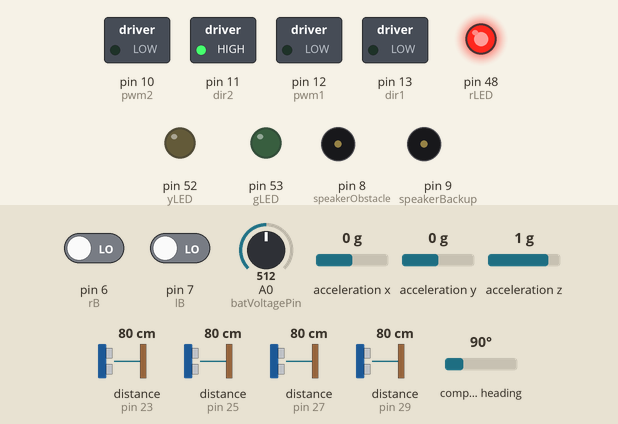
Simulated run of this sketch. Board: Arduino Mega 2560, built with avr-gcc and run on an emulated ATmega2560. Parts: switched loads named in the sketch (green lamp = pin HIGH), output pins drawn as LEDs (lit = HIGH), buzzer (waves = sounding, pin HIGH). Wiring (inferred from the names in the program): 4 × ultrasonic range finder: trigger pin 22, echo pin 23 / trigger pin 24, echo pin 25 / trigger pin 26, echo pin 27 / trigger pin 28, echo pin 29. Inputs (shaded band) come from the test bench; at power-on: distance to the obstacle (sensors on pin 25, pin 27, pin 23, pin 29) 80 cm, A0 (batVoltagePin) = 512, pin 6 (rB) LOW, pin 7 (lB) LOW, acceleration x 0 g, acceleration y 0 g, acceleration z 1 g, compass heading 90°. The echo pulse lasts 58.3 µs per cm; pins used as bus, display or sensor lines are not drawn.

Above: at 2.2 s.
2.3 s: distance to the obstacle (sensor on pin 25) set to 88 cm
At 3.8 s:
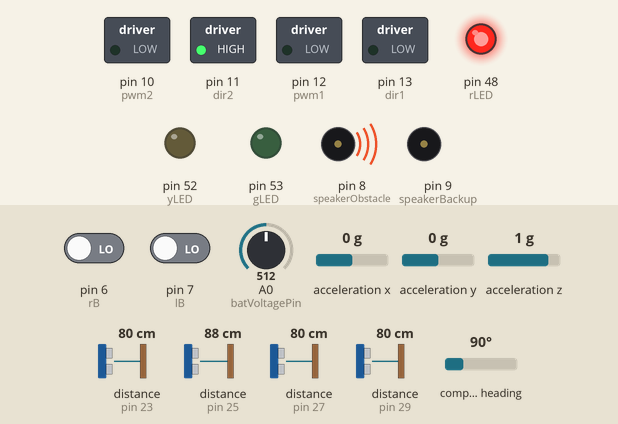
4.1 s: A0 (batVoltagePin) set to 529
6.2 s: A0 (batVoltagePin) set to 550
At 7.1 s:
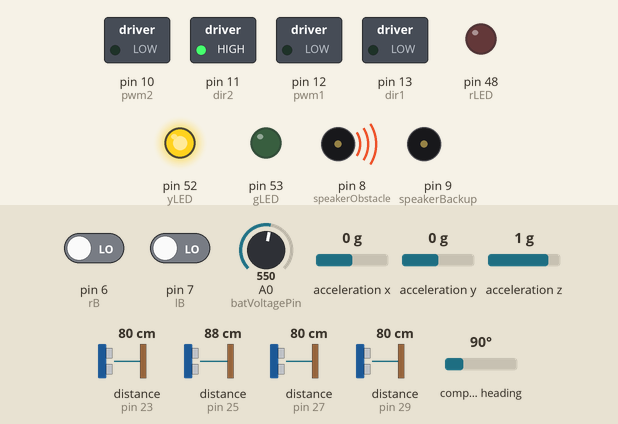
8.3 s: distance to the obstacle (sensor on pin 27) set to 250 cm
9.8 s: A0 (batVoltagePin) set to 716
At 10.6 s:
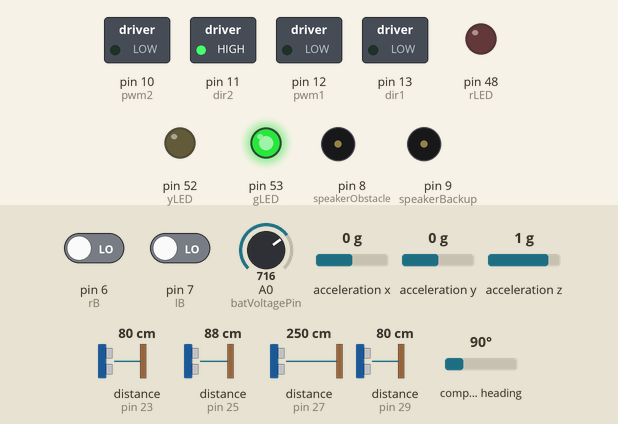
11.3 s: distance to the obstacle (sensor on pin 27) set to 94 cm
12.8 s: distance to the obstacle (sensor on pin 27) set to 88 cm
At 13.1 s:
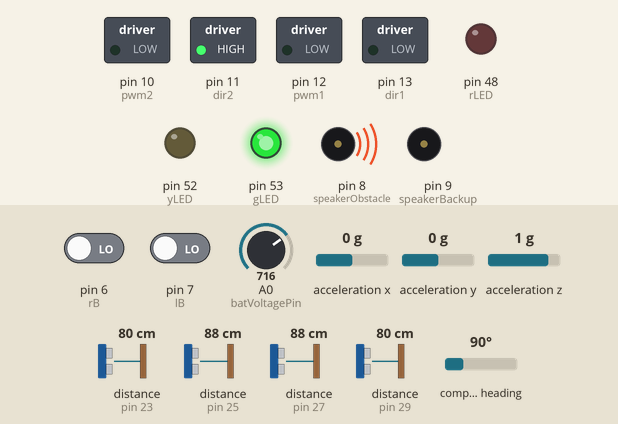
Timing chart, 0 to 15.3 s (numbered marks = the images above; inputs shaded):
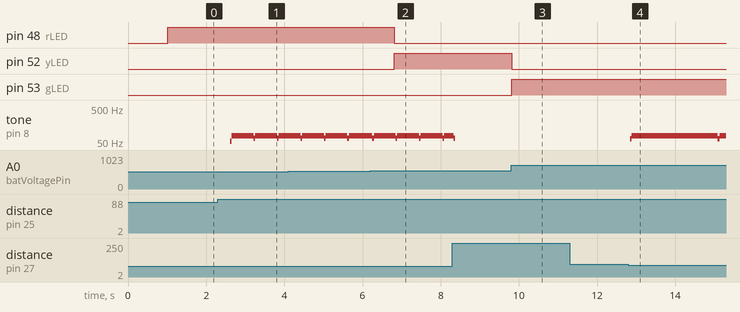

The sketch:

smoothed2.ino
```cpp
#include <Wire.h>
#include <Adafruit_Sensor.h>
#include <Adafruit_BNO055.h>
#include <utility/imumaths.h>

#define BNO055_SAMPLERATE_DELAY_MS (100)
//pins for the motor driver
#define dir1 13
#define pwm1 12
#define dir2 11
#define pwm2 10
#define rB 6
#define lB 7
//pins for the five ultrasonics (22-31)
#define trig1 22
#define echo1 23
#define trig2 24
#define echo2 25
#define trig3 26
#define echo3 27
#define trig4 28
#define echo4 29
#define trig5 30
#define echo5 31

//speaker enable pins
#define speakerObstacle 8 //obstacle alert
#define speakerBackup 9 //curb alert
//ultrasonic sensors @36degrees yields readings of about 40-50
#define dropThreshHold 35
#define obstacleThreshHold 150
//battery indicator LEDs and analog pin
#define gLED 53
#define yLED 52
#define rLED 48
#define batVoltagePin 0

//////////////////////////////////////////////////////////////////////////////////////////////////////////////
//////////////////////////////////////////////////////////////////////////////////////////////////////////////

Adafruit_BNO055 bno = Adafruit_BNO055();

boolean motorOn = false;
boolean rightB, leftB;
int dutyCycle;
int duration = 0;

//arrays used for sensor data smoothing
const int lowAveraging = 5;
const int midAveraging = 25;
const int highAveraging = 50;
int dropLs[lowAveraging];
int dropRs[lowAveraging];
int lefts[midAveraging];
int rights[midAveraging];
//int faces[lowAveraging];
float batLevels[highAveraging];
int lowIndex;
int midIndex;
int highIndex;
// sum of array elements
int sumDropL;
int sumDropR;
int sumLeft;
int sumRight;
//int sumFace;
float sumBattery;
//running average of array elements
int dropL;
int dropR;
int left;
int right;
//int face;
float batteryLevel;


//////////////////////////////////////////////////////////////////////////////////////////////////////////////
//////////////////////////////////////////////////////////////////////////////////////////////////////////////

void setup() {
  // put your setup code here, to run once:
  pinMode(dir1, OUTPUT);
  pinMode(dir2, OUTPUT);
  pinMode(pwm1, OUTPUT);
  pinMode(pwm2, OUTPUT);
  // set both motors to move foward
  digitalWrite(dir2, HIGH);
  digitalWrite(dir1, LOW);

  //buttons
  pinMode(lB, INPUT);
  pinMode(rB, INPUT);
  //ultrasonic sensors
  pinMode(trig1, OUTPUT);
  pinMode(echo1, INPUT);
  pinMode(trig2, OUTPUT);
  pinMode(echo2, INPUT);
  pinMode(trig3, OUTPUT);
  pinMode(echo3, INPUT);
  pinMode(trig4, OUTPUT);
  pinMode(echo4, INPUT);
  pinMode(trig5, OUTPUT);
  pinMode(echo5, INPUT);
  //audio feedback modules
  pinMode(speakerObstacle, OUTPUT);
  pinMode(speakerBackup, OUTPUT);

  //BNO055 setup
  if (!bno.begin()) {
    /* There was a problem detecting the BNO055 ... check your connections */
    Serial.write("Ooops, no BNO055 detected ... Check your wiring or I2C ADDR!");
  }
  delay(1000);
  bno.setExtCrystalUse(true);

  Serial.begin(9600);

  //initialize all elements in all smoothing arrays to ZERO
  for (int x = 0; x < lowAveraging; x++) {
//    faces[x] = 0;
    dropLs[x] = 0;
    dropRs[x] = 0;
  }
  for (int x = 0; x < midAveraging; x++) {
    lefts[x] = 0;
    rights[x] = 0;
  }
  for (int x = 0; x < highAveraging; x++) {
    batLevels[x] = 0;
  }
  lowIndex = 0;
  midIndex = 0;
  highIndex = 0;
  sumLeft = 0;
  sumRight = 0;
  sumDropL = 0;
  sumDropR = 0;
//  sumFace = 0;
  sumBattery = 0;

  //Battery status LED
  pinMode(gLED, OUTPUT);
  pinMode(yLED, OUTPUT);
  pinMode(rLED, OUTPUT);
}


/////////////////////////////////////////////////////////////////////////////////////////////////////////////////
/////////////////////////////////////////////////////////////////////////////////////////////////////////////////

void loop() {
  rightB = digitalRead(6);
  leftB = digitalRead(7);

  //base speed
  dutyCycle = 75;

  //reading 9DOF
  imu::Vector<3> euler = bno.getVector(Adafruit_BNO055::VECTOR_EULER);

  //sequentially fires ultrasonic sensors
  digitalWrite(trig2, LOW);
  delayMicroseconds(2);
  digitalWrite(trig2, HIGH);
  delayMicroseconds(8);
  digitalWrite(trig2, LOW);
  duration = pulseIn(echo2, HIGH, 9000);
  lefts[midIndex] = (duration / 2) / 20;

  digitalWrite(trig4, LOW);
  delayMicroseconds(2);
  digitalWrite(trig4, HIGH);
  delayMicroseconds(8);
  digitalWrite(trig4, LOW);
  duration = pulseIn(echo4, HIGH, 3000);
  dropRs[lowIndex] = (duration / 2) / 20;

//  digitalWrite(trig5, LOW);
//  delayMicroseconds(2);
//  digitalWrite(trig5, HIGH);
//  delayMicroseconds(8);
//  digitalWrite(trig5, LOW);
//  duration = pulseIn(echo5, HIGH, 5000);
//  faces[lowIndex] = (duration / 2) / 20;

  digitalWrite(trig3, LOW);
  delayMicroseconds(2);
  digitalWrite(trig3, HIGH);
  delayMicroseconds(8);
  digitalWrite(trig3, LOW);
  duration = pulseIn(echo3, HIGH, 9000);
  rights[midIndex] = (duration / 2) / 20;

  digitalWrite(trig1, LOW);
  delayMicroseconds(2);
  digitalWrite(trig1, HIGH);
  delayMicroseconds(8);
  digitalWrite(trig1, LOW);
  duration = pulseIn(echo1, HIGH, 3000);
  dropLs[lowIndex] = (duration / 2) / 20;

  batLevels[highIndex] = analogRead(batVoltagePin) * (5.0 / 1023.0) - 0.29;


  /////////////////////////////////////////////////////////////////////////////////////////////////////////////
  /////////////////////////////////////////////////////////////////////////////////////////////////////////////

  calcRunAvgs();


  //if there's an obstacle, reduce speed
  if(right==0 || left==0){}
  else{
    if (right < obstacleThreshHold) {
      dutyCycle = dutyCycle - map(right, 30, obstacleThreshHold, 75, 1);
      if(right<50 || right!=0) digitalWrite(speakerObstacle,LOW);
    }
    else if(left < obstacleThreshHold) {
      dutyCycle = dutyCycle - map(left, 30, obstacleThreshHold, 75, 1);
      if(left<50 || left!=0) digitalWrite(speakerObstacle,LOW);
    }
  }

  if(left>120 || right>120){
    digitalWrite(speakerObstacle,HIGH);
  }

  //User tracking ultrasonic
//  if(face>=50 && face<=100){
//    dutyCycle = dutyCycle - map(face, 50, 100, 1, 75);
//  }
//  else if(face>100){
//    dutyCycle=0;
//  }


  ///////////////////////////////////////////////////////////////////////////////////////////////////////////
  //
  if (motorOn) {
    //if there's a drop, brake
    if (dropL > dropThreshHold || dropR > dropThreshHold || dropR==0 || dropL==0) {
      //backup sound
      digitalWrite(speakerBackup, HIGH);
      delay(10);
      digitalWrite(speakerBackup, LOW);
      //stop
      analogWrite(pwm1, 0);
      analogWrite(pwm2, 0);
      delay(1500);
      // set both motors to move backward
      digitalWrite(dir2, LOW);
      digitalWrite(dir1, HIGH);
      //move back
      analogWrite(pwm1, 35);
      analogWrite(pwm2, 35);
      delay(3000);
      //stop
      analogWrite(pwm1, 0);
      analogWrite(pwm2, 0);
      delay(1000);
      // set both motors to move foward
      digitalWrite(dir2, HIGH);
      digitalWrite(dir1, LOW);
      for (int x = 0; x < lowAveraging; x++) {
        dropLs[x] = 20;
        dropRs[x] = 20;
      }
    }
    else{
      //reduce speed if there is tilt
      dutyCycle = dutyCycle - map(euler.y(), -20, 30, -50, 70);

      //zero speed if negative
      if (dutyCycle < 0) {
        dutyCycle = 0;
      }

      analogWrite(pwm1, dutyCycle);
      analogWrite(pwm2, dutyCycle);
    }
  }
  //motor BRAKES if either button not pressed
  if ((leftB == LOW || rightB == LOW) && motorOn){
    motorOn = !motorOn;
    analogWrite(pwm1, 0);
    analogWrite(pwm2, 0);
  }
  else if ((leftB == HIGH && rightB == HIGH) && !motorOn){
    motorOn = !motorOn;
  }

//////////////////////////////////////////////////////////////////////////////////////////////////////////////


  //Battery Status
  if (batteryLevel > 2.40) //about 11.5v
  {
    digitalWrite(gLED, HIGH);
    digitalWrite(yLED, LOW);
    digitalWrite(rLED, LOW);
  }
  else if (batteryLevel > 2.36 && batteryLevel <= 2.40) //about 10.5v to 11.5v
  {
    digitalWrite(gLED, LOW);
    digitalWrite(yLED, HIGH);
    digitalWrite(rLED, LOW);
  }
  else//about 10.5v
  {
    digitalWrite(gLED, LOW);
    digitalWrite(yLED, LOW);
    digitalWrite(rLED, HIGH);
  }

  //increment array access indexes
  lowIndex++;
  midIndex++;
  highIndex++;
  if(lowIndex==lowAveraging)   lowIndex=0;
  if(midIndex==midAveraging)   midIndex=0;
  if(highIndex==highAveraging) highIndex=0;

}


//////////////////////////////////////////////////////////////////////////////////////////////////////////////
//////////////////////////////////////////////////////////////////////////////////////////////////////////////
//each for loop adds the elements of an array and sets the corresponding distance variable to an average

void calcRunAvgs() {
//  for (int x = 0; x < lowAveraging; x++) {
//    sumFace += faces[x];
//  }
//  face = sumFace / lowAveraging;
//  sumFace = 0;

  for (int x = 0; x < lowAveraging; x++) {
    sumDropL += dropLs[x];
  }
  dropL = sumDropL / lowAveraging;
  sumDropL = 0;

  for (int x = 0; x < lowAveraging; x++) {
    sumDropR += dropRs[x];
  }
  dropR = sumDropR / lowAveraging;
  sumDropR = 0;

  for (int x = 0; x < midAveraging; x++) {
    sumLeft += lefts[x];
  }
  left = sumLeft / midAveraging;
  sumLeft = 0;

  for (int x = 0; x < midAveraging; x++) {
    sumRight += rights[x];
  }
  right = sumRight / midAveraging;
  sumRight = 0;

  for (int x = 0; x < highAveraging; x++) {
    sumBattery += batLevels[x];
  }
  batteryLevel = sumBattery / highAveraging;
  sumBattery = 0;
}
```

Measured:
- the behaviour switches between 83 and 84 cm on distance to the obstacle (sensor on pin 25) (found by bisection; images 0 and 1)
- the behaviour switches between 542 and 543 on A0 (batVoltagePin) (found by bisection; images 1 and 2)
- the behaviour switches between 92 and 91 cm on distance to the obstacle (sensor on pin 27) (found by bisection; images 3 and 4)
- after the input at 2.3 s, tone on pin 8 (speakerObstacle): silent → 52 Hz after 0.32 s, then repeats every 0.60 s: 77 Hz 0.56 s, 65 Hz 0.04 s
- after the input at 6.2 s, pin 48 (rLED): HIGH → LOW after 0.62 s; pin 52 (yLED): LOW → HIGH after 0.62 s
- after the input at 9.8 s, pin 52 (yLED): HIGH → LOW at once; pin 53 (gLED): LOW → HIGH at once
- after the input at 12.8 s, tone on pin 8 (speakerObstacle): alternates 76 Hz for 2.2 s and 63 Hz for 0.04 s, starting after 0.05 s
